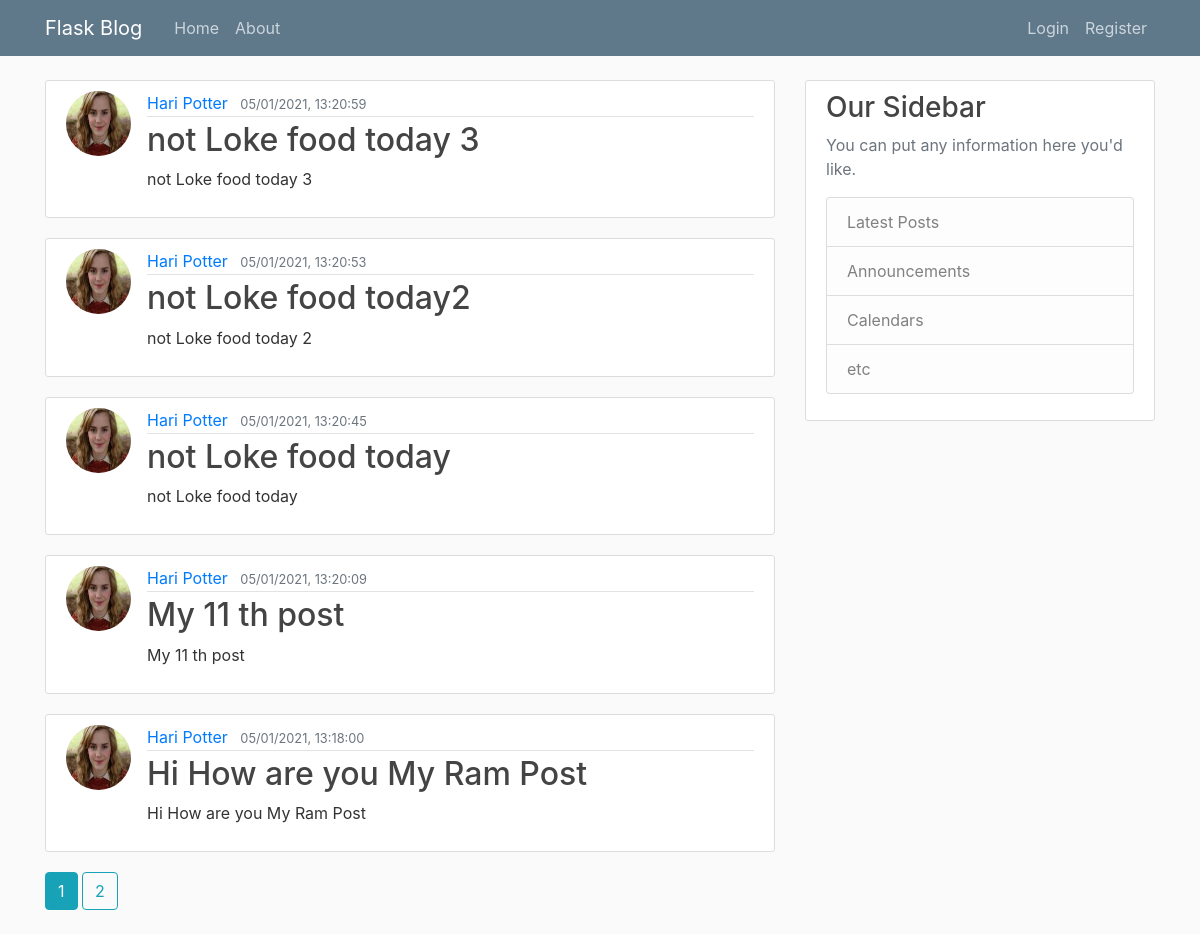
The page /User/Hari Potter on the database its author committed.
### BlogApplication/models.py (models this page shows, shortened)
class Post(db.Model):
    id = db.Column(db.Integer, primary_key=True)
    title = db.Column(db.String(100), nullable=False)
    date_posted = db.Column(db.DateTime, nullable=False, default=datetime.utcnow)
    content = db.Column(db.Text, nullable=False)
    user_id = db.Column(db.Integer, db.ForeignKey('user.id'), nullable=False)

class User(db.Model, UserMixin):
    id = db.Column(db.Integer, primary_key=True)
    username = db.Column(db.String(20), unique=True, nullable=False)
    email = db.Column(db.String(120), unique=True, nullable=False)
    image_file = db.Column(db.String(20), nullable=False, default='default.jpg')
    password = db.Column(db.String(60), nullable=False)
    posts = db.relationship('Post', backref='author', lazy=True)

### BlogApplication/users/routes.py (the view)
@users.route("/User/<string:username>")
def UserPost(username):
    page = request.args.get('page', 1, type=int)
    user = User.query.filter_by(username=username).first_or_404()
    posts = Post.query.filter_by(author=user).order_by(Post.date_posted.desc()).paginate(page=page, per_page=5)
    return render_template("user_posts.html", posts=posts, title='Home', user=user)

### BlogApplication/templates/user_posts.html
{% extends "Layout.html" %}
{% block content %}
    {% for post in posts.items %}
        <article class="media content-section">
            <img class="rounded-circle article-img" src="{{ url_for('static', filename='profile_pic/' + post.author.image_file) }}">
          <div class="media-body">
            <div class="article-metadata">
              <a class="mr-2" href="{{ url_for('users.UserPost', username= post.author.username)}}">{{ post.author.username }}</a>
              <small class="text-muted">{{ post.date_posted.strftime("%m/%d/%Y, %H:%M:%S") }}</small>
            </div>
            <h2><a class="article-title" href="{{ url_for('posts.post', post_id= post.id)}}">{{ post.title }}</a></h2>
            <p class="article-content">{{ post.content }}</p>
          </div>
        </article>
    {% endfor %}
    {% for page_num in posts.iter_pages(left_edge=1, right_edge=1, left_current=1, right_current=2) %}
      {% if page_num %}
        {% if posts.page == page_num %}
          <a class="btn btn-info mb-4" href="{{ url_for('users.UserPost',username=user.username, page=page_num) }}">{{ page_num }}</a>
        {% else %}
          <a class="btn btn-outline-info mb-4" href="{{ url_for('users.UserPost',username=user.username, page=page_num) }}">{{ page_num }}</a>
        {% endif %}
      {% else %}
        ...
      {% endif %}
    {% endfor %}
{% endblock content %}

### BlogApplication/static/main.css (style rules this page uses)
body { background: #fafafa; color: #333333; margin-top: 5rem; }
h1, h2, h3, h4, h5, h6 { color: #444444; }
.content-section { background: #ffffff; padding: 10px 20px; border: 1px solid #dddddd; border-radius: 3px; margin-bottom: 20px; }
.article-title { color: #444444; }
.article-content { white-space: pre-line; }
.article-img { height: 65px; width: 65px; margin-right: 16px; }
.article-metadata { padding-bottom: 1px; margin-bottom: 4px; border-bottom: 1px solid #e3e3e3 }

### rows shown on the page
Post: image_file (picture), author.username "Hari Potter", date_posted "05/01/2021, 13:20:59", title "not Loke food today 3", content "not Loke food today 3"
Post: image_file (picture), author.username "Hari Potter", date_posted "05/01/2021, 13:20:53", title "not Loke food today2", content "not Loke food today 2"
Post: image_file (picture), author.username "Hari Potter", date_posted "05/01/2021, 13:20:45", title "not Loke food today", content "not Loke food today"
Post: image_file (picture), author.username "Hari Potter", date_posted "05/01/2021, 13:20:09", title "My 11 th post", content "My 11 th post"
Post: image_file (picture), author.username "Hari Potter", date_posted "05/01/2021, 13:18:00", title "Hi How are you My Ram Post", content "Hi How are you My Ram Post"

### other values the page prints
{{ page_num }} "1"
{{ page_num }} "2"
